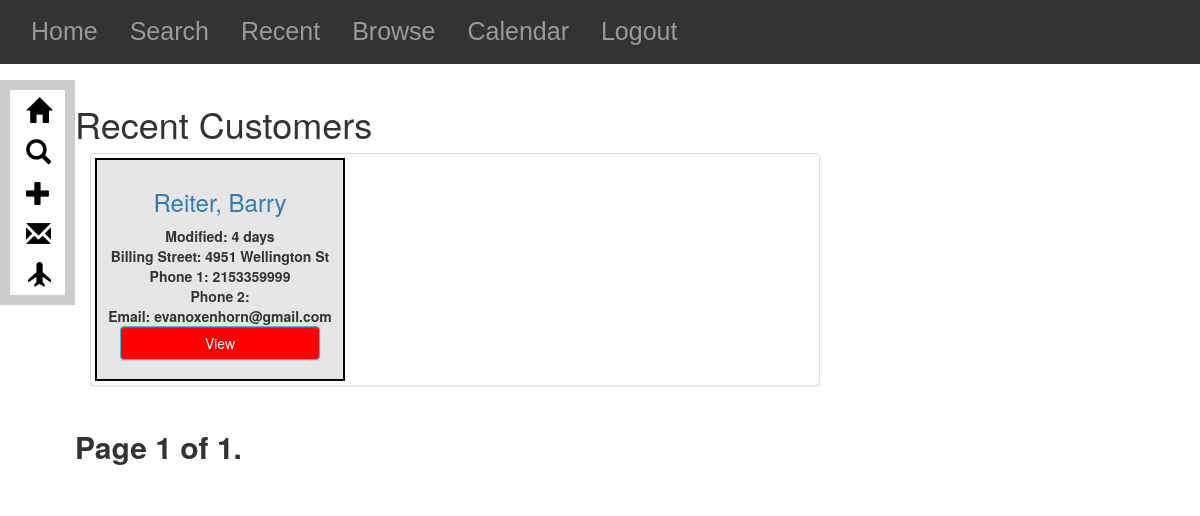
Page /customers/customer_browse/ on the earlier database version.
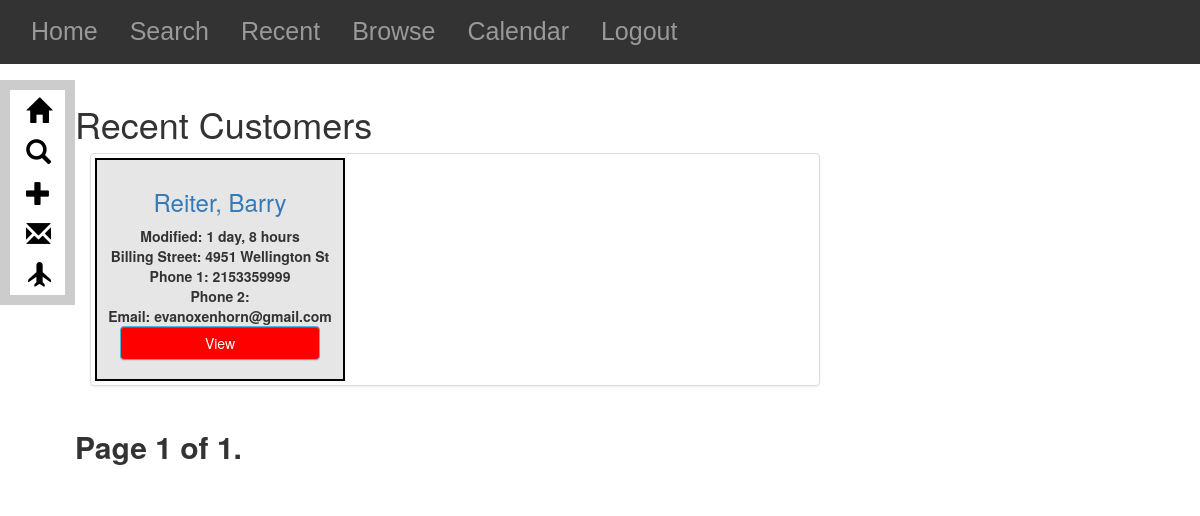
Same page on the later database version.
### Customers/models.py (models this page shows, shortened)
class Customer(models.Model):
    user = models.ForeignKey(settings.AUTH_USER_MODEL, default=1)
    modified_by=models.CharField(max_length=50,default=1)
    firstName = models.CharField(max_length=20)
    lastName = models.CharField(max_length=20)
    fullName = models.CharField(max_length=50, blank=True)
    billStreet = models.CharField(max_length=25)
    billCity = models.CharField(max_length=20)
    billState = models.CharField(max_length=2)
    billZip = models.CharField(max_length=5)
    latlng = models.CharField(blank=True, max_length=100, default = '')
    lat = models.FloatField(blank=True,max_length=100, default = '')
    lng = models.FloatField(blank=True, max_length=100, default='')
    phone1 = models.CharField(max_length=20)
    phone2 = models.CharField(max_length=20, blank=True)
    email = models.EmailField(max_length=50, blank=True)
    source = models.CharField(choices=SOURCE_CHOICES, max_length=20, default=NOTAPP)
    created = models.DateTimeField(auto_now=False, auto_now_add=True)
    modified = models.DateTimeField(auto_now=True, auto_now_add=False)
    def get_absolute_url(self):
        return reverse("customers:customer_detail", kwargs={"id": self.id})
    class Meta:
        ordering = ["-created", "-modified"]

### Customers/views.py (the view)
def customer_browse(request):
    queryset_list = Customer.objects.all().order_by('lastName', 'firstName')
    paginator = Paginator(queryset_list, 25) # show 25 customers per page
    page_request_var = "page"
    page = request.GET.get(page_request_var)
    try:
        queryset = paginator.page(page)
    except PageNotAnInteger:
        queryset = paginator.page(1)
    except EmptyPage:
        queryset = paginator.page(paginator.num_pages)
    context = {
            "title":"Recent Customers",
            "object_list": queryset,
            "page_request_var":page_request_var,
        }
    return render(request, "customer_list.html", context)

### Customers/templates/customer_list.html (shortened to what this page needs)
{% extends "base.html" %}
{% block content %}
<h1>{{ title }}</h1>
<div class="customer_list_div">
    {% for obj in object_list %}
    <div class="customer-list-object">
        <div class="col-md-8">
            <div class="thumbnail">
                <div class="caption">
                    <h3><a href="{{ obj.get_absolute_url}}">{{obj.lastName}}, {{obj.firstName}}</a></h3>
                    <strong>Modified: {{ obj.modified|timesince }}<br/>
                    <strong>Billing Street:</strong> {{obj.billStreet}}<br/>
                    <strong>Phone 1:</strong> {{obj.phone1}}<br/>
                    <strong>Phone 2:</strong>{{obj.phone2}}<br/>
                    <strong>Email:</strong> {{obj.email}}<br/>
                    <p><a href="{{ obj.get_absolute_url }}" class="btn btn-info" id="btnViewCustomer" role="button">View</a></p>
                </div>
            </div>
        </div>
    </div>
    {% endfor %}
    <div>
<div class="pagination col-md-8">
    <span class="step-links">
        <span class="current">
            Page {{ object_list.number }} of {{ object_list.paginator.num_pages }}.
        </span>
    </span>
</div>
</div>
</div>
{% endblock content %}

### Customers/templates/base.html (shortened to what this page needs)
{% load static from staticfiles %}
<html>
    <head>
        <link rel="stylesheet" href="https://maxcdn.bootstrapcdn.com/bootstrap/3.3.6/css/bootstrap-theme.min.css"
>
        <link rel="stylesheet" href='{% static "css/base.css" %}'/>
        <link rel="stylesheet" href="https://maxcdn.bootstrapcdn.com/bootstrap/3.3.6/css/bootstrap.min.css"
>
    </head>
    <body>
        <div id="sideNav" class="sideNav col-md-2">
            <ul class="sidenav col-lg-2">
                <li><a href="{% url 'customers:index' %}"> <span class="glyphicon glyphicon-home" aria-hidden="true"></span></a></li>
                <li><a href="/customers/search"> <span class="glyphicon glyphicon-search" aria-hidden="true"></span></a></li>
                <li><a href="{% url 'customers:customer_create' %}"> <span class="glyphicon glyphicon-plus" aria-hidden="true"></span></a></li>
                <li><a href="https://www.gmail.com/"> <span class="glyphicon glyphicon-envelope" aria-hidden="true"></span></a></li>
                <li><a href="https://explorer.pictometry.com/login.php"> <span class="glyphicon glyphicon-plane" aria-hidden="true"></span></a></li>
            </ul>
        </div>
        <div id="topNav" class="topNav">
            <ul class="topNav col-md-12">
                <li><a href="{% url 'customers:index' %}">Home</a></li>
                <li><a href="/customers/search">Search</a></li>
                <li><a href="{% url 'customers:recents' %}">Recent</a></li>
                <li><a href="{% url 'customers:browse' %}">Browse</a></li>
                <li><a href="{% url 'customers:calendar' %}">Calendar</a></li>
                <li><a href="#">Logout</a></li>
            </ul>
        </div>
        <div id="main">
            <div id="first-content-block" class="container">
                {% block content %}
                {% endblock content %}
            </div>
            </div>
        <div id="footer">
        </div>
    </body>
</html>

### static/css/base.css (style rules this page uses)
#main { margin-left:5%; }
h1 { color:#777777; }
h3 { style:italic; }
.thumbnail div { background-color:#e6e6e6; text-align:center; width:250px; border-style: solid; border-width: 2px; border-color: black; }
.customer-list-object { draggable: true; }
#btnViewCustomer { width:200px; background-color:red; }
#topNav { color: white; background:#CCC; }
.topNav ul { list-style-type:none; overflow:hidden; background-color:#333; }
.topNav ul li { float:left; }
.topNav ul li a { font-family:"Arial", Arial, Veranda; font-size:25px; display: block; color: #999; text-align:center; padding: 14px 16px; text-decoration: none; }
#sideNav { margin-top:80px; float: left; color: white; background:#CCC; position:fixed; width:75px; padding:10px 10px 10px 10px; }
.sideNav ul { text-align:center; background:#FFF; list-style-type: none; margin:0px; padding:0px; width:100%; }
.sideNav ul li a { font-family:"Arial", Arial, Veranda; font-size:25px; display: block; color: #000; padding: 8px 16px 8px 16px; text-decoration: none; }
#first-content-block { float:left; margin-bottom:50px; clear:right; }
.current { font-size:30px; }

Differences in the rows shown:
changed Customer "Reiter": modified "4 days" → "1 day, 8 hours"
